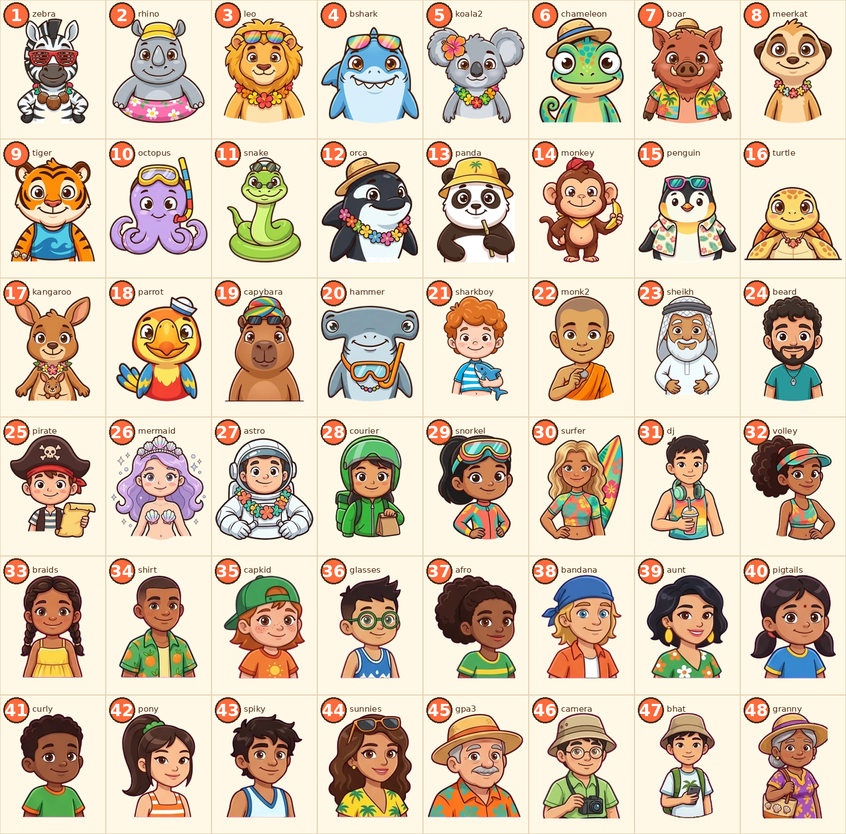
#> input picture branding/customers_numbered.png, 846 x 834 px, shrunk from 1520 x 1500 before the run
$ python fillholes.py ../branding/customers_numbered.png 5
#> lines starting #> are read from the running program, lines starting #| are printed output that depends on the picture; after the words box and inside, x2 and y2 are one past the last pixel; in counts of white or black regions, pixels touching at a corner belong together
import sys,numpy as np
from PIL import Image
from scipy import ndimage as nd
f=sys.argv[1];r=int(sys.argv[2]) if len(sys.argv)>2 else 7
im=np.array(Image.open(f).convert('RGBA'));a=im[...,3]>40
#> after `a = im[..., 3] > 40`: a: shape (834, 846) bool; every value is 1
H,W=a.shape
#> H = 834; W = 846
# close the bottom: the figures are cut at the waist, so their bottom edge counts as a wall
pad=np.zeros((H+1,W),bool);pad[:H]=a
#> after `pad[:H] = a`:
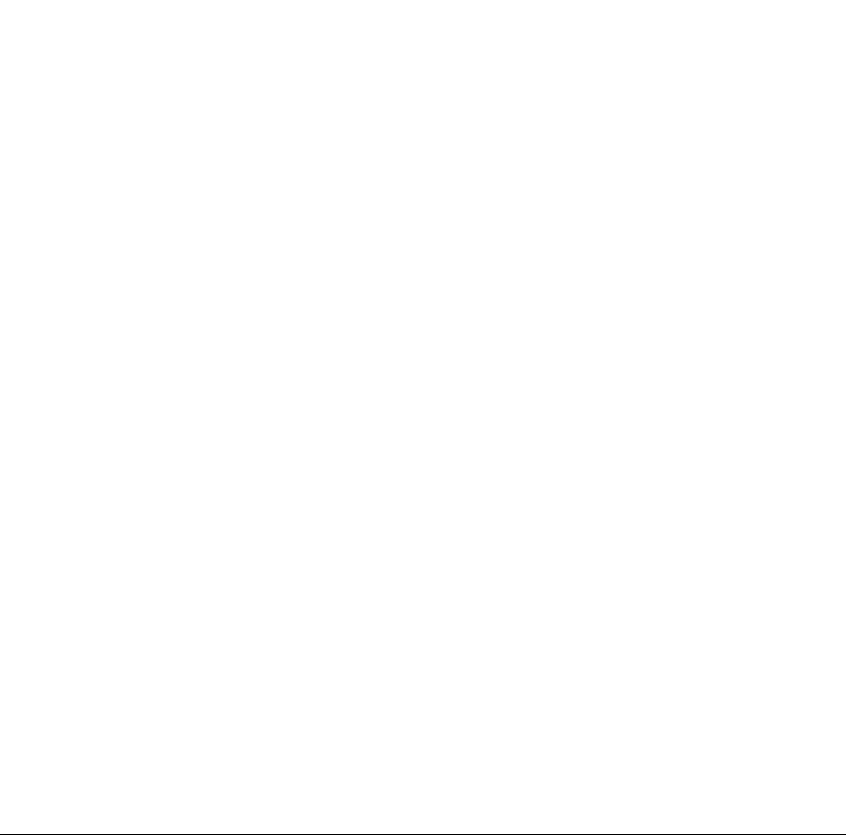
#> pad: shape (835, 846) bool; 99.9% white; black in thin lines or dots, all inside (x1, y1, x2, y2) = (0, 834, 846, 835)
lab,n=nd.label(nd.binary_dilation(a,iterations=3))
#> lab: shape (834, 846) int32; every value is 1
#> n = 1
bot=np.zeros(W,bool)
for x in range(W):
    if a[H-12:,x].any():bot[x]=True
pad[H]=bot
#> pad: shape (835, 846) bool; 0.12% of pixels changed, all inside (x1, y1, x2, y2) = (0, 834, 846, 835)
y,x=np.ogrid[-r:r+1,-r:r+1];disk=x*x+y*y<=r*r
cl=nd.binary_closing(np.pad(pad,r+2),structure=disk)[r+2:-r-2,r+2:-r-2]
fill=nd.binary_fill_holes(cl)[:H]
add=fill&~a
#> add: shape (834, 846) bool; every value is 0
im[add,0:3]=255;im[add,3]=255
im[fill&(im[...,3]>0),3]=255
Image.fromarray(im).save(f,lossless=False,quality=92) if f.endswith('.webp') else Image.fromarray(im).save(f)
print(f,int(add.sum()))
#| ../branding/customers_numbered.png 0
